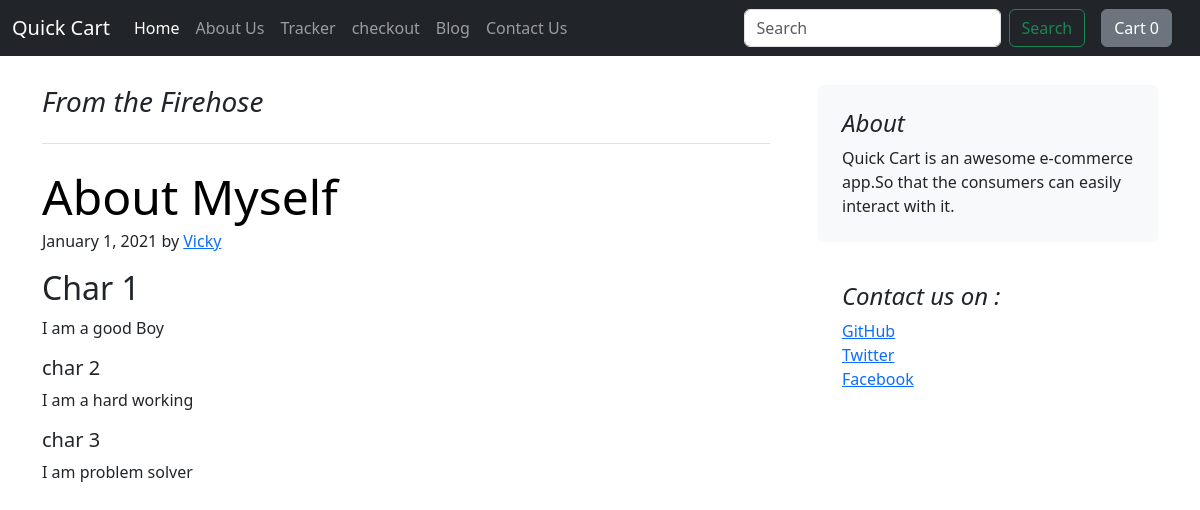
The page /blog/blogpost/1 on the database its author committed.
### blog/models.py (models this page shows, shortened)
class Blogpost(models.Model):
    post_id = models.AutoField(primary_key=True)
    title = models.CharField(max_length=150)
    author = models.CharField(max_length=150)
    head0 = models.CharField(max_length=200, default='')
    chead0 = models.TextField(default='')
    head1 = models.CharField(max_length=200, default='')
    chead1 = models.TextField(default='')
    head2 = models.CharField(max_length=200, default='')
    chead2 = models.TextField(default='')
    pub_date = models.DateField()
    thumbnail = models.ImageField(upload_to = 'blog/images', default='')

### blog/views.py (the view)
# urls.py: path('blogpost/<int:id>', views.blogpost, name='blogPost')
def blogpost(request, id):
    post = Blogpost.objects.filter(post_id = id)[0]
    return render(request, 'blog/blogpost.html', {'post' : post})

### blog/templates/blog/blogpost.html (shortened to what this page needs)
{% extends 'blog/basic.html' %}
{% block body %}
<div class="container">
    <div class="row g-5">
        <div class="col-md-8">
            <h3 class="pb-4 mb-4 fst-italic border-bottom">
                From the Firehose
            </h3>
            <article class="blog-post">
                <h2 class="display-5 link-body-emphasis mb-1">{{post.title}}</h2>
                <p class="blog-post-meta">January 1, 2021 by <a href="#">{{post.author}}</a></p>
                <h2>{{post.head0}}</h2>
                <p>{{post.chead0}}</p>
                <h5>{{post.head1}}</h5>
                <p>{{post.chead1}}</p>
                <h5>{{post.head2}}</h5>
                <p>{{post.chead2}}</p>
            </article>
        </div>
        <div class="col-md-4">
            <div class="position-sticky" style="top: 2rem;">
                <div class="p-4 mb-3 bg-body-tertiary rounded">
                    <h4 class="fst-italic">About</h4>
                    <p class="mb-0">Quick Cart is an awesome e-commerce app.So that the consumers can easily interact with it. </p>
                </div>
                <div class="p-4">
                    <h4 class="fst-italic">Contact us on : </h4>
                    <ol class="list-unstyled">
                        <li><a href="#">GitHub</a></li>
                        <li><a href="#">Twitter</a></li>
                        <li><a href="#">Facebook</a></li>
                    </ol>
                </div>
            </div>
        </div>
    </div>
</div>
{% endblock %}

### blog/templates/blog/blogpost.html (style rules this page uses)
.container { margin-top: 85px; }

### rows shown on the page
Blogpost: title "About Myself", author "Vicky", head0 "Char 1", chead0 "I am a good Boy", head1 "char 2", chead1 "I am a hard working", head2 "char 3", chead2 "I am problem solver"
